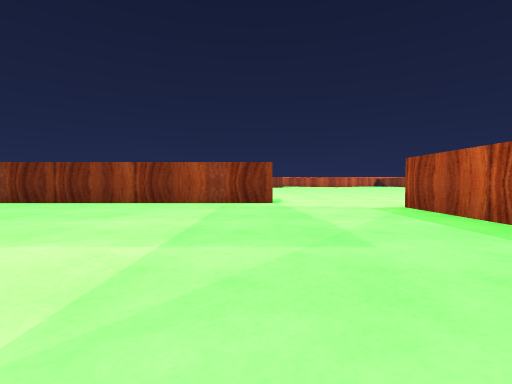
[1] (above)

22 first-person views from a walk through a scene from a Unity 3-D project. The camera is 0.51 m above the floor, tilts 2° down and sees 85° across. The floor is counted in squares, 1 m on a side. Each view is taken from the middle of a square. On the plan, view 1 faces up. The plan holds only what a view shows up to about 9 squares ahead; the rest is blank. The place goes on beyond the plan. The player is left out. Some surface patterns are stand-ins.

[2]
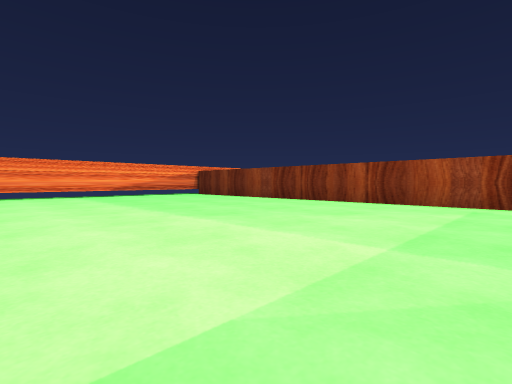

[3]
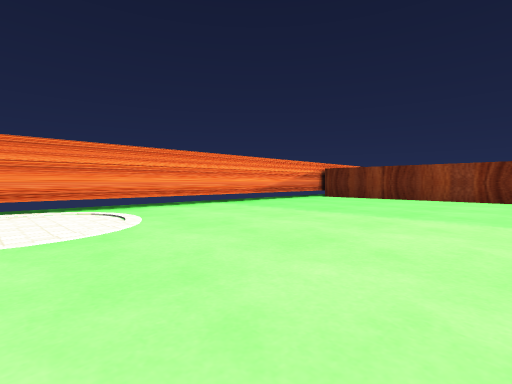

[4]
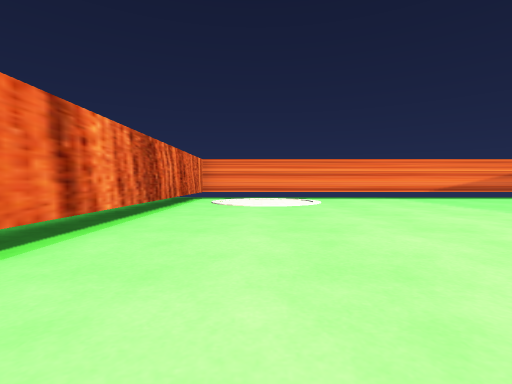

[5]
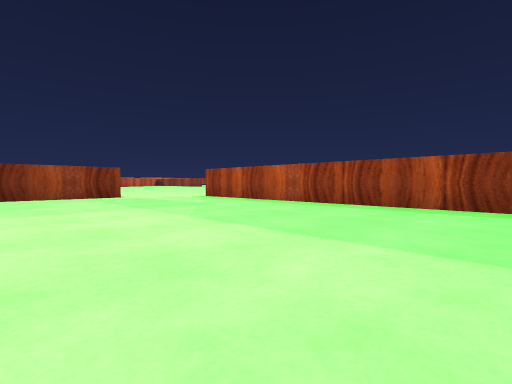

[6]
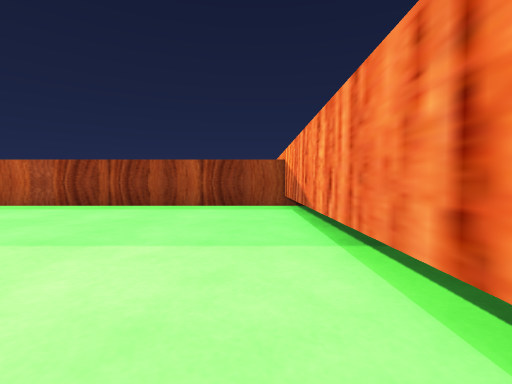

[7]
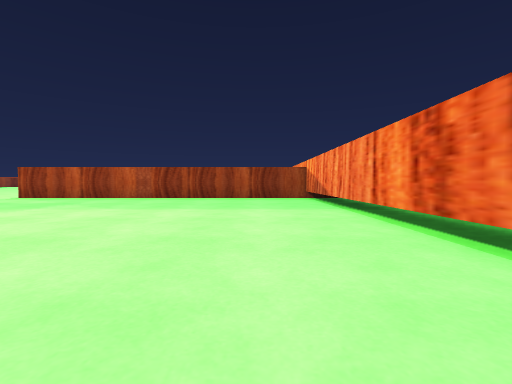

[8]
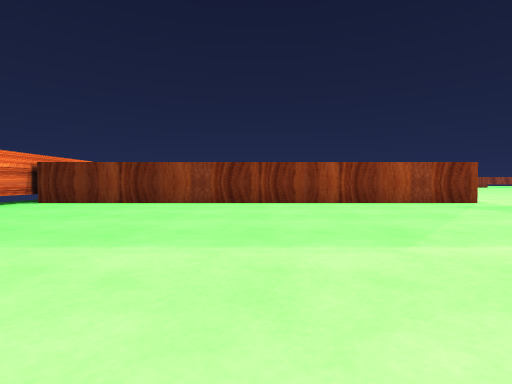

[9]
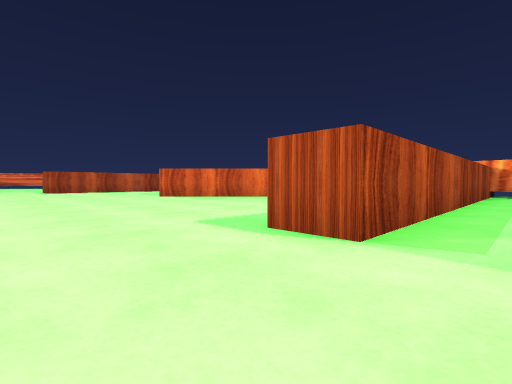

[10]
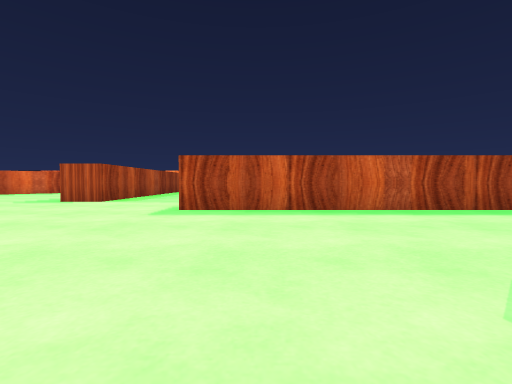

[11]
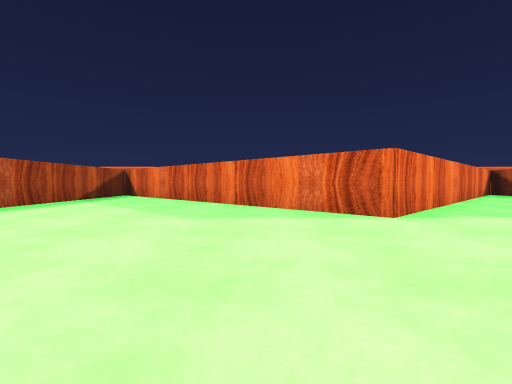

[12]
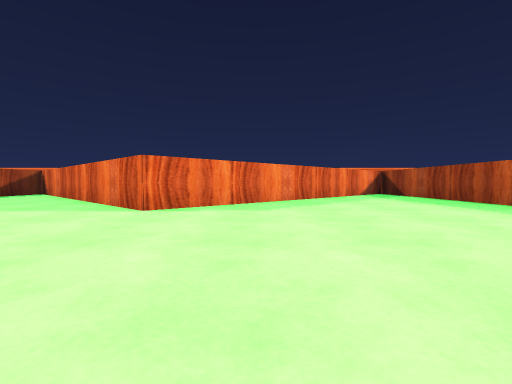

[13]
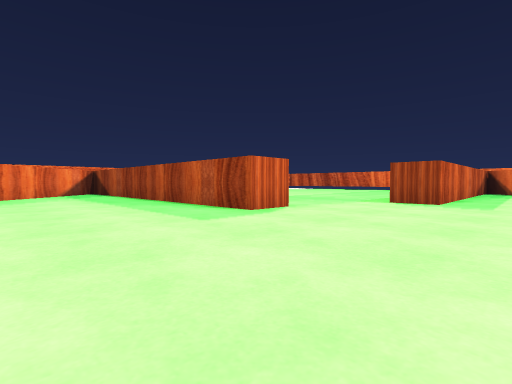

[14]
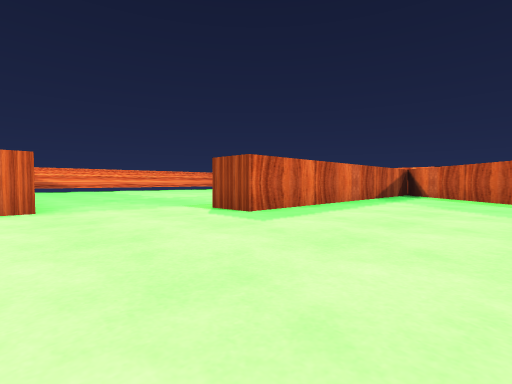

[15]
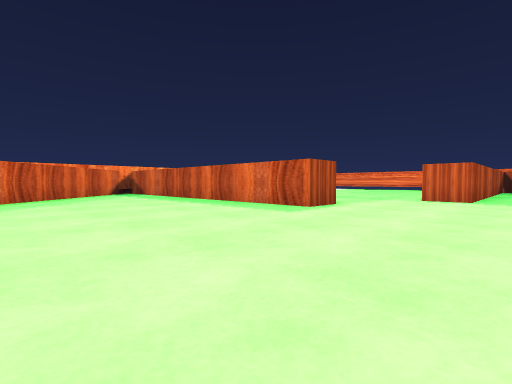

[16]
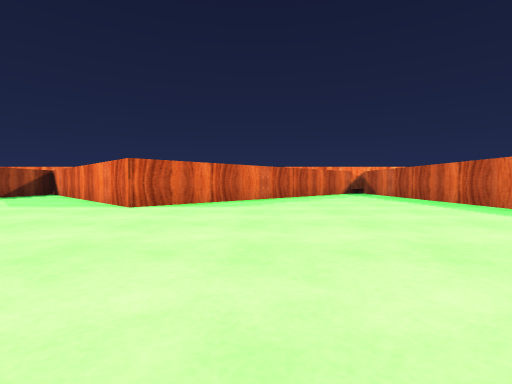

[17]
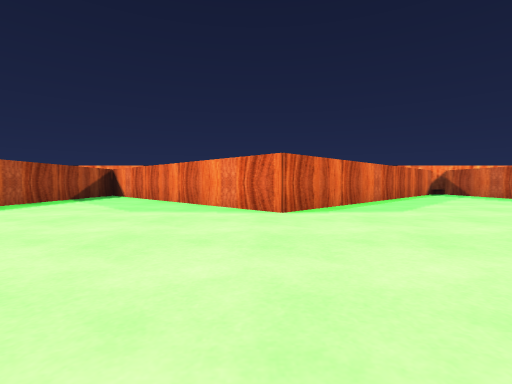

[18]
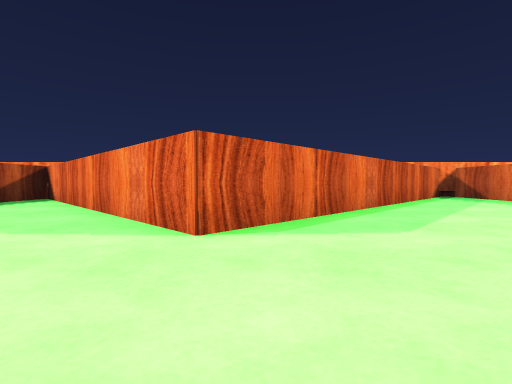

[19]
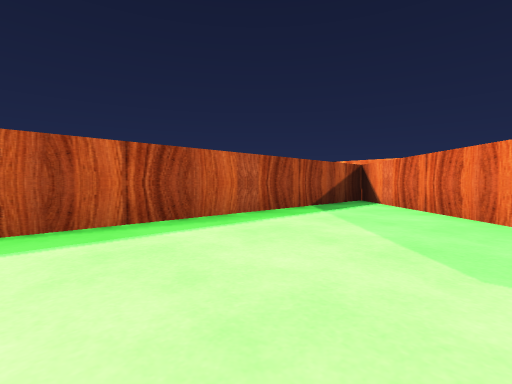

[20]
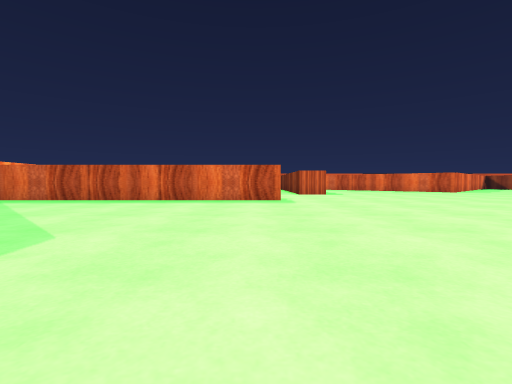

[21]
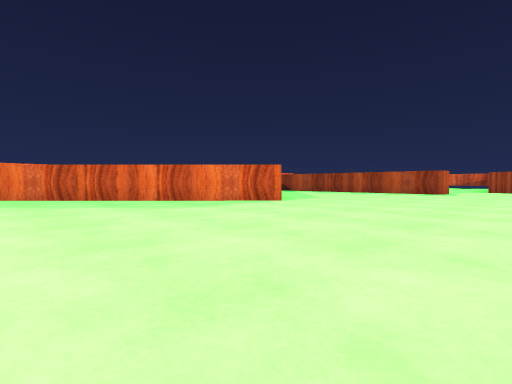

[22]
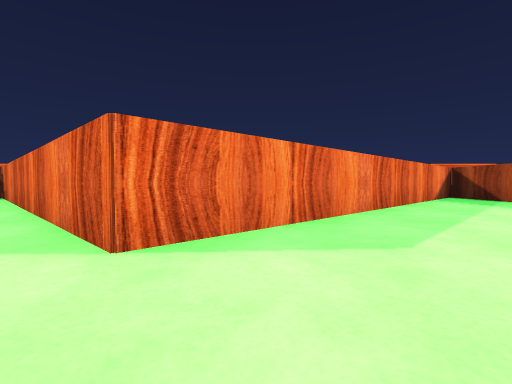

### Floor plan
Points are (right, up) in squares from view 1. A wall is a line through its corners. A room is listed if a view was taken in it or the views show most of it. See-through windows are left out.
Room 1 (views 1, 2, 3, 4, 5, 6, 7, 8)
walls: (0.3, 6.8) (-10.4, 6.8); (-10.5, 7.1) (-10.5, -3.6) (3, -3.6) (3, 5.7)
ways out: opening at (2, 6) to room 2
objects: other object (-10, -3) to (-8, -1)
Room 2 (views 9, 10, 11, 12, 13, 14, 15, 16, 17, 18, 19, 20, 21, 22)
walls: (0.3, 23.8) (0.3, 22.6) (-9, 22.6); (3, 5.7) (4.1, 5.7) (4.1, -3); (5.6, 31.6) (4.7, 32.6); (2.5, 32.2) (2.5, 26.4) (1.4, 26.4); (-7, 7.9) (0.3, 7.9) (0.3, 6.8); (-9, 22.1) (-2, 15) (-8.9, 7.9); (5.2, -3.1) (11.6, 3.4) (17.5, -2.7) (17.5, 4.9)
ways out: opening at (2, 6) to room 1; opening at (0.3, 25)

Positions as (right, up) in squares from view 1, and headings:
1: (0, 0), facing up
2: (0, 0), facing up-left
3: (-5, -2), facing up-left
4: (-2, -2), facing left
5: (-3, -3), facing up-right
6: (-3, -3), facing right
7: (-6, -2), facing right
8: (-5, 0), facing up
9: (2, 8), facing down-right
10: (-1, 13), facing down
11: (2, 13), facing left
12: (3, 17), facing left
13: (4, 19), facing up-left
14: (6, 23), facing up-left
15: (9, 9), facing down-left
16: (9, 9), facing down
17: (12, 8), facing down
18: (11, 6), facing down
19: (14, 5), facing down-right
20: (12, 5), facing left
21: (3, 9), facing up-left
22: (0, 16), facing left
